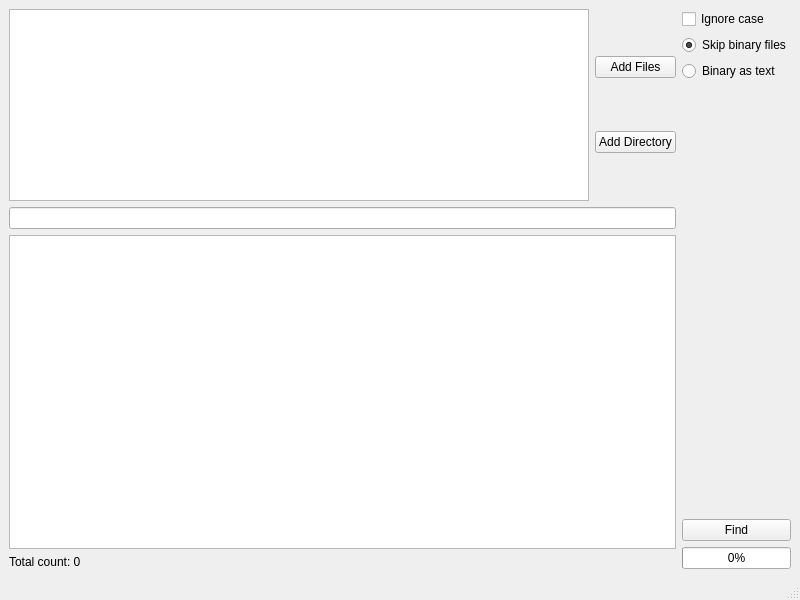
<?xml version="1.0" encoding="UTF-8"?>
<ui version="4.0">
 <class>MainWindow</class>
 <widget class="QMainWindow" name="MainWindow">
  <property name="geometry">
   <rect>
    <x>0</x>
    <y>0</y>
    <width>800</width>
    <height>600</height>
   </rect>
  </property>
  <property name="windowTitle">
   <string>MainWindow</string>
  </property>
  <widget class="QWidget" name="main_widget">
   <property name="sizePolicy">
    <sizepolicy hsizetype="Preferred" vsizetype="Preferred">
     <horstretch>0</horstretch>
     <verstretch>0</verstretch>
    </sizepolicy>
   </property>
   <layout class="QHBoxLayout" name="horizontalLayout">
    <item>
     <layout class="QVBoxLayout" name="main_part">
      <item>
       <layout class="QHBoxLayout" name="fd_layout">
        <item>
         <widget class="QListWidget" name="files_and_dirs">
          <property name="sizePolicy">
           <sizepolicy hsizetype="MinimumExpanding" vsizetype="Fixed">
            <horstretch>0</horstretch>
            <verstretch>0</verstretch>
           </sizepolicy>
          </property>
         </widget>
        </item>
        <item>
         <layout class="QVBoxLayout" name="buttons_layout">
          <item>
           <widget class="QPushButton" name="add_files">
            <property name="text">
             <string>Add Files</string>
            </property>
           </widget>
          </item>
          <item>
           <widget class="QPushButton" name="add_dir">
            <property name="text">
             <string>Add Directory</string>
            </property>
           </widget>
          </item>
         </layout>
        </item>
       </layout>
      </item>
      <item>
       <widget class="QLineEdit" name="string_to_find"/>
      </item>
      <item>
       <widget class="QListWidget" name="result">
        <property name="sizePolicy">
         <sizepolicy hsizetype="MinimumExpanding" vsizetype="MinimumExpanding">
          <horstretch>0</horstretch>
          <verstretch>0</verstretch>
         </sizepolicy>
        </property>
       </widget>
      </item>
      <item>
       <widget class="QLabel" name="total_amount">
        <property name="text">
         <string>Total count: 0</string>
        </property>
       </widget>
      </item>
     </layout>
    </item>
    <item>
     <layout class="QVBoxLayout" name="check_boxes">
      <item>
       <widget class="QCheckBox" name="ignore_case">
        <property name="text">
         <string>Ignore case</string>
        </property>
       </widget>
      </item>
      <item>
       <widget class="QRadioButton" name="skip_bin">
        <property name="text">
         <string>Skip binary files</string>
        </property>
        <property name="checked">
         <bool>true</bool>
        </property>
        <property name="autoExclusive">
         <bool>true</bool>
        </property>
       </widget>
      </item>
      <item>
       <widget class="QRadioButton" name="text_bin">
        <property name="text">
         <string>Binary as text</string>
        </property>
        <property name="autoExclusive">
         <bool>true</bool>
        </property>
       </widget>
      </item>
      <item>
       <spacer name="verticalSpacer">
        <property name="orientation">
         <enum>Qt::Vertical</enum>
        </property>
        <property name="sizeHint" stdset="0">
         <size>
          <width>20</width>
          <height>40</height>
         </size>
        </property>
       </spacer>
      </item>
      <item>
       <widget class="QPushButton" name="find_button">
        <property name="text">
         <string>Find</string>
        </property>
       </widget>
      </item>
      <item>
       <widget class="QProgressBar" name="progress_bar">
        <property name="sizePolicy">
         <sizepolicy hsizetype="Minimum" vsizetype="Fixed">
          <horstretch>0</horstretch>
          <verstretch>0</verstretch>
         </sizepolicy>
        </property>
        <property name="value">
         <number>0</number>
        </property>
       </widget>
      </item>
     </layout>
    </item>
   </layout>
  </widget>
  <widget class="QStatusBar" name="status_bar"/>
 </widget>
 <resources/>
 <connections/>
</ui>
